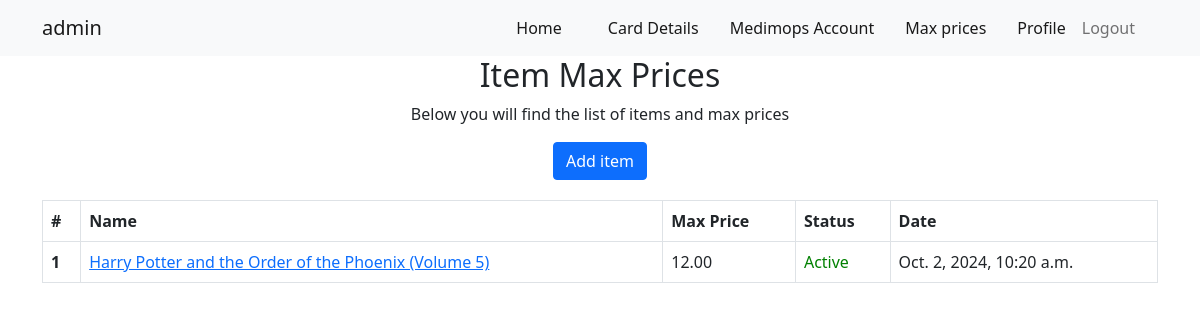
The page /item-max-prices/ (signed in) on the database as committed earlier.
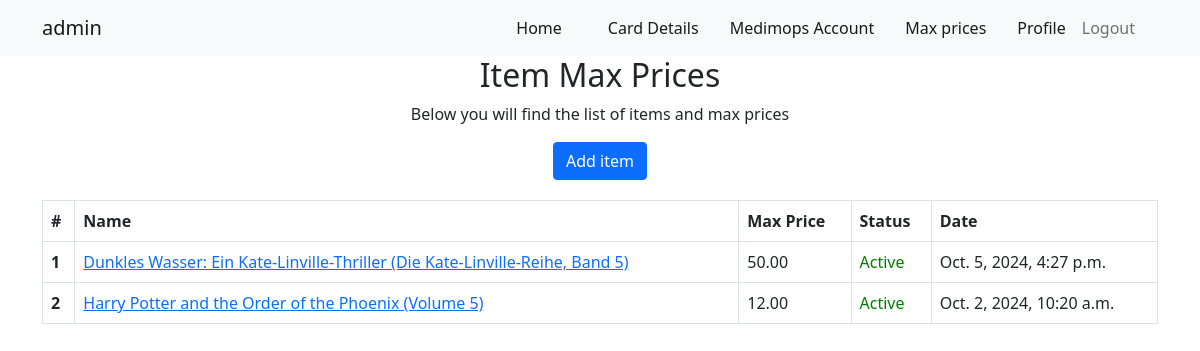
The same page on the database as committed later.
### Core/models.py (models this page shows)
class ProductMaxPrice(models.Model):
    item_name = models.CharField(max_length=255)
    max_price = models.DecimalField(max_digits=10, decimal_places=2, default=0)
    status = models.BooleanField(default=False)
    date = models.DateTimeField(auto_now_add=True, null=True, blank=True)

### Core/views.py (the view)
# urls.py: path('item-max-prices/', views.ProductsMaxPrice, name='product-max-price'),
@login_required
def ProductsMaxPrice(request):
    product_max_prices = ProductMaxPrice.objects.all().order_by('-date')
    context = {
        "max_prices": product_max_prices
    }
    return render(request, 'max-prices.html', context)

### templates/max-prices.html
{% extends 'base.html' %}
{% block content %}
<div class="description-text">
  <h2>Item Max Prices</h2>
  <p>Below you will find the list of items and max prices</p>
  <button type="button" class="btn btn-primary" onclick="window.location.href = {% url 'add-max-price-item' %} ">Add item</button>
</div>
<div class="container full-height d-flex justify-content-center ">
  <div class="scrollable-table">
      <table class="table table-bordered">
          <thead>
          <tr>
                <th scope="col">#</th>
                <th scope="col">Name</th>
                <th scope="col">Max Price</th>
                <th scope="col">Status</th>
                <th scope="col">Date</th>
          </tr>
          </thead>
          <tbody>
          {% for i in max_prices %}
            <tr>
                <th scope="row">{{forloop.counter}}</th>
                <td> <a href="{% url 'update-max-price-item' i.id %}">{{i.item_name}}</a> </td>
                <td>{{i.max_price}}</td>
                {% if i.status %}
                  <td style="color: green;">Active</td>
                {% else %}
                  <td style="color: firebrick;">Inactive</td>
                {% endif %}
                <td>{{i.date}}</td>
            </tr>
          {% endfor %}
          </tbody>
      </table>
  </div>
</div>
{% endblock content %}

### templates/base.html (shortened to what this page needs)
<!DOCTYPE html>
<html lang="en">
<head>
    {% load static %}
    <link rel="stylesheet" href="{% static 'style.css' %}">
    <link href="https://cdn.jsdelivr.net/npm/bootstrap@5.0.2/dist/css/bootstrap.min.css" rel="stylesheet">
</head>
<body>
    <nav class="navbar navbar-expand-lg navbar-light bg-light">
        <div class="container">
            <a class="navbar-brand" href="{% url 'home' %}">{{request.user}}</a>
            <div class="collapse navbar-collapse" id="navbarSupportedContent">
                <ul class="navbar-nav ms-auto mb-2 mb-lg-0">
                  <li class="nav-item">
                    <a class="nav-link active" aria-current="page" href="{% url 'home' %}">Home</a>
                  </li>
                    <a class="nav-link active" href="{% url 'card' %}">Card Details</a>
                    <a class="nav-link active" href="{% url 'account' %}">Medimops Account</a>
                    <a class="nav-link active" href="{% url 'product-max-price' %}">Max prices</a>
                    <a class="nav-link active" href="{% url 'profile' %}">Profile</a>
                  <li class="nav-item">
                    <a class="nav-link" href="{% url 'logout' %}">Logout</a>
                  </li>
                </ul>
            </div>
        </div>
    </nav>
    {% block content %}
    {% endblock content %}
</body>
</html>

### static/style.css (style rules this page uses)
.nav-item { margin-right: 15px; }
.full-height { height: 100vh; }
.scrollable-table { max-height: 500px; overflow-y: auto; width: 100%; }
.description-text { text-align: center; margin-bottom: 20px; }

Rows that differ between the two databases and show on the page:
added ProductMaxPrice: item_name "Dunkles Wasser: Ein Kate-Linville-Thriller (Die Kate-Linville-Reihe, Band 5)", max_price "50.00", status "Active", date "Oct. 5, 2024, 4:27 p.m."
